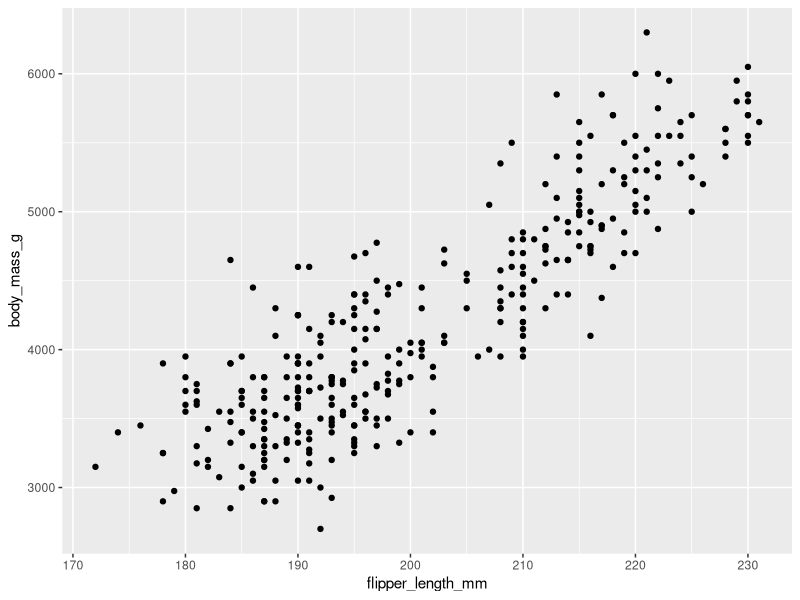
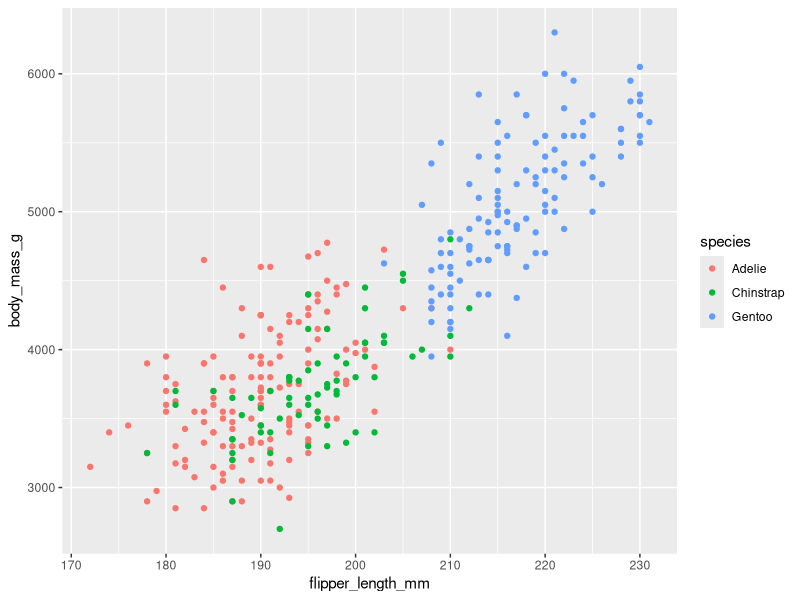
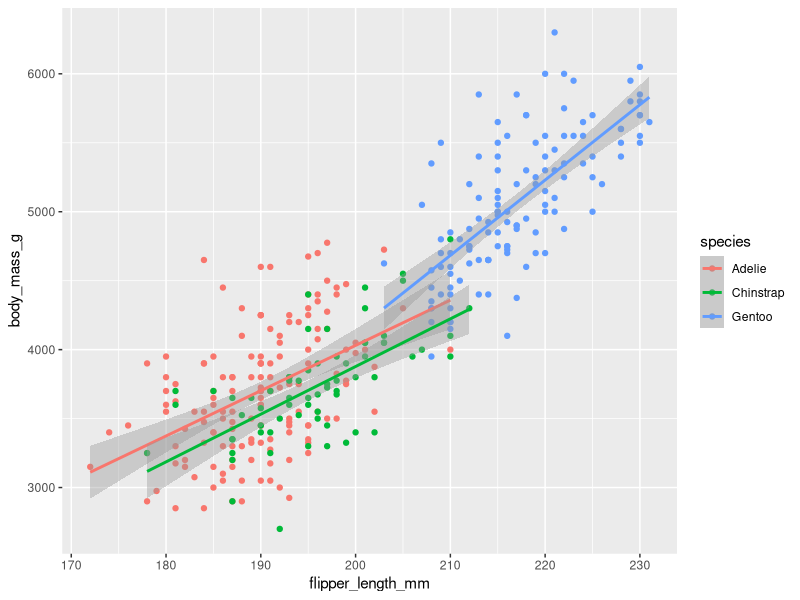
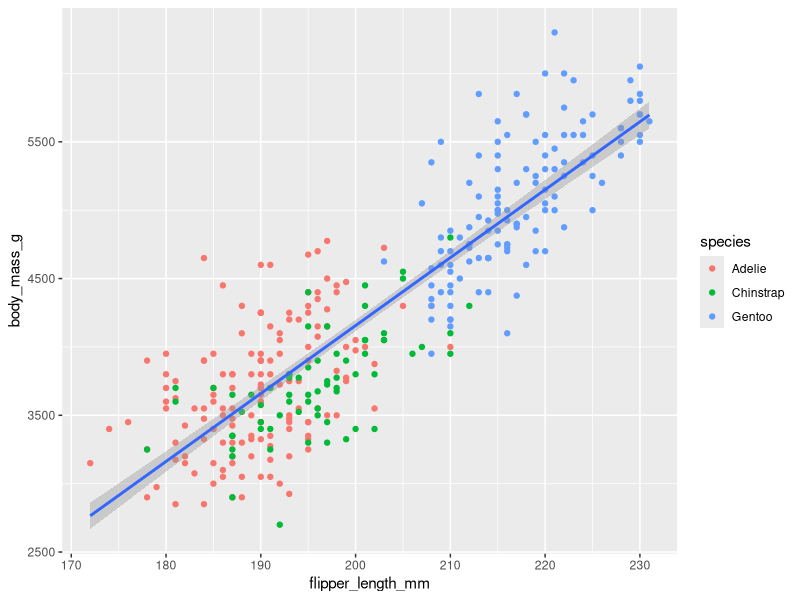
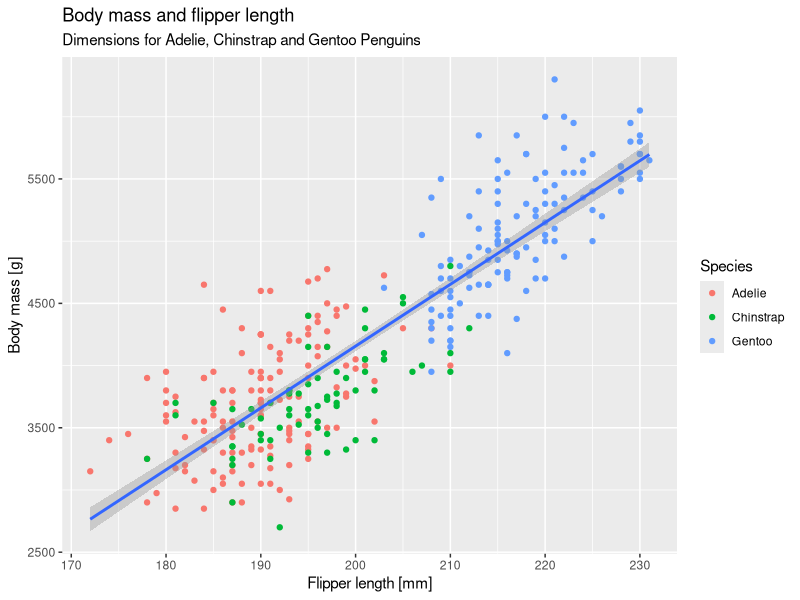
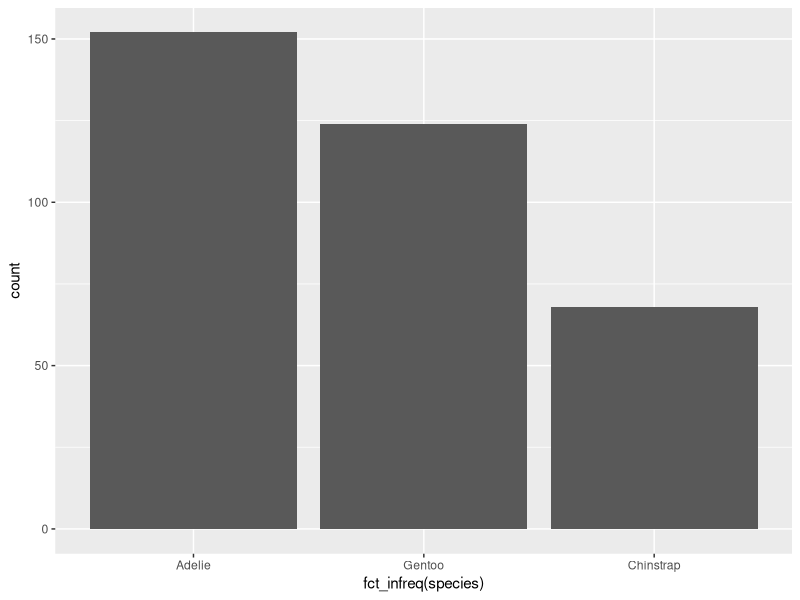
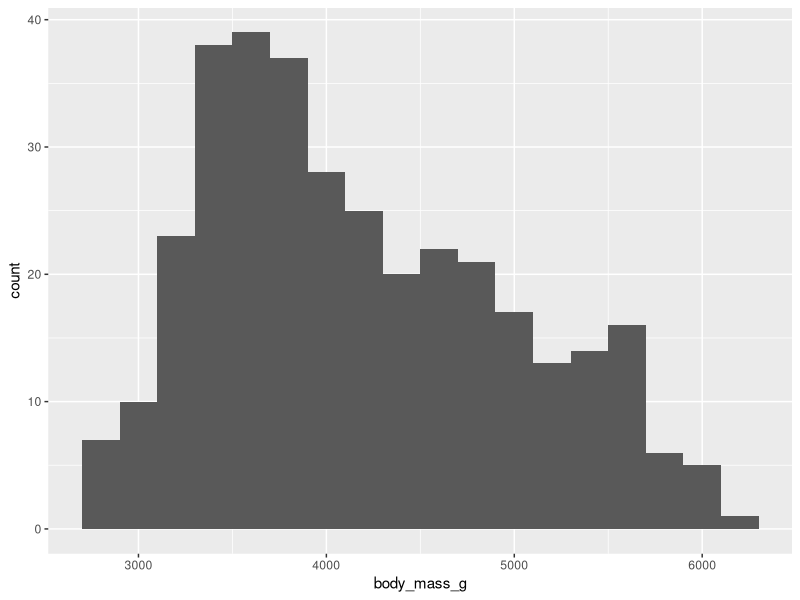
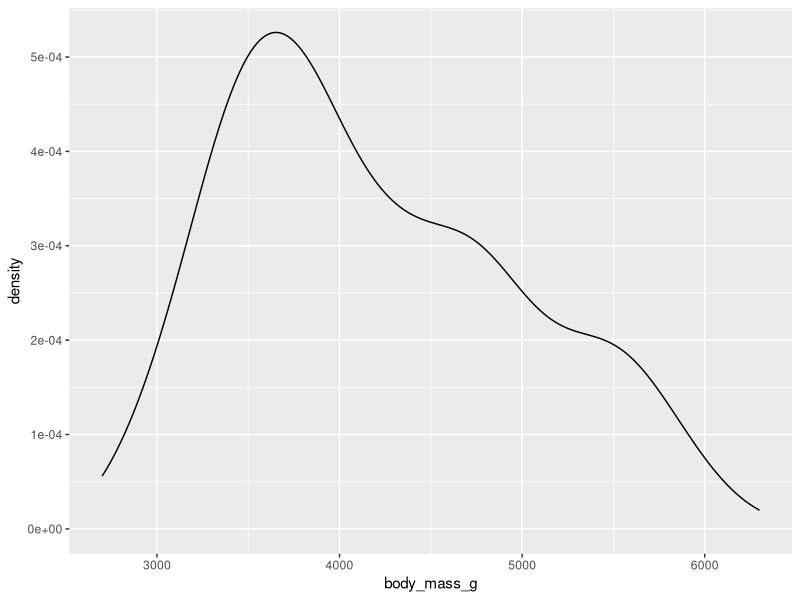

R code for these plots, in order:
library(tidyverse)
library(palmerpenguins)

# Code 1
# An example plot of penguin flipper length by body mass
ggplot(data = penguins,
       mapping = aes(x = flipper_length_mm, y = body_mass_g)) +
  geom_point()
ggsave(filename = "Data_Visualization_code_1.jpg", dpi = 500)

# Code 2
# An example plot of penguin flipper length by body mass (with colour)
ggplot(data = penguins,
       mapping = aes(x = flipper_length_mm, y = body_mass_g, color = species)) +
  geom_point()

# Code 3
# An example plot of penguin flipper length by body mass (with smooth fit)
ggplot(data = penguins,
       mapping = aes(x = flipper_length_mm, y = body_mass_g, color = species)) +
  geom_point() +
  geom_smooth(method = "lm")

# Code 4
# An example plot of penguin flipper length by body mass (with fit for species)
ggplot(data = penguins,
       mapping = aes(x = flipper_length_mm, y = body_mass_g)) +
  geom_point(mapping = aes(color = species)) +
  geom_smooth(method = "lm")

# Code 5
# An example plot of penguin flipper length by body mass (with labels)
ggplot(data = penguins,
       mapping = aes(x = flipper_length_mm, y = body_mass_g)) +
  geom_point(mapping = aes(color = species)) +
  geom_smooth(method = "lm") +
  labs(title = "Body mass and flipper length",
       subtitle = "Dimensions for Adelie, Chinstrap and Gentoo Penguins",
       x = "Flipper length [mm]",
       y = "Body mass [g]",
       color = "Species",
       shape = "Species")

# Code 6
# Bar chart with ordered categorical variables
ggplot(penguins, aes(x = fct_infreq(species))) +
  geom_bar()

# Code 7
# A histogram of penguin body mass
ggplot(penguins, aes(x = body_mass_g)) +
  geom_histogram(binwidth = 200)

# Code 8
# A density plot of penguin body mass
ggplot(penguins, aes(x = body_mass_g)) +
  geom_density()

# Code 9
# A boxplot of body mass by species
ggplot(penguins, aes(x = species, y = body_mass_g)) +
  geom_boxplot()

# A density plot of body mass by species
ggplot(penguins, aes(x = body_mass_g, color = species, fill = species)) +
  geom_density(linewidth = 0.75, alpha = 0.5)

# Code 10
# A stacked bar chart for penguin species on different islands
ggplot(penguins, aes(x = island, fill = species)) +
  geom_bar()

# A relative stacked bar chart for penguins species on different islands
ggplot(penguins, aes(x = island, fill = species)) +
  geom_bar(position = "fill")

# Code 11
# A scatterplot where color maps to species and shape maps to island
ggplot(penguins, aes(x = flipper_length_mm, y = body_mass_g)) +
  geom_point(aes(color = species, shape = island))

# Code 12
# A scatterplot (as above), in separate subplots
ggplot(penguins, aes(x = flipper_length_mm, y = body_mass_g)) + 
  geom_point(aes(color = species, shape = island)) +
  facet_wrap(~island)

# Code 13
# Saving a plot
ggplot(penguins, aes(x = flipper_length_mm, y = body_mass_g)) +
  geom_point()
ggsave(filename = "penguin-plot.png")
